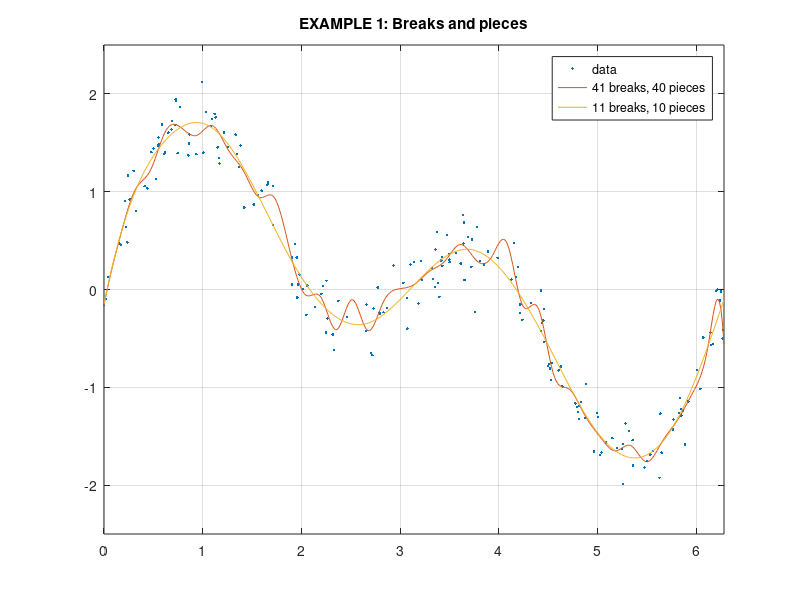

MATLAB code to generate this figure: (Note: this script raises an error after producing the figure.)
%%% SPLINEFIT EXAMPLES


%% EXAMPLE 1: Breaks and pieces

% Data (200 points)
x = 2*pi*rand(1,200);
y = sin(x) + sin(2*x) + 0.2*randn(size(x));

% Uniform breaks
breaks = linspace(0,2*pi,41); % 41 breaks, 40 pieces
pp1 = splinefit(x,y,breaks);

% Breaks interpolated from data
pp2 = splinefit(x,y,10);  % 11 breaks, 10 pieces

% Plot
figure(1)
xx = linspace(0,2*pi,400);
y1 = ppval(pp1,xx);
y2 = ppval(pp2,xx);
plot(x,y,'.',xx,[y1;y2])
axis([0,2*pi,-2.5,2.5]), grid on
legend('data','41 breaks, 40 pieces','11 breaks, 10 pieces')
title('EXAMPLE 1: Breaks and pieces')



%% EXAMPLE 2: Spline orders

% Data (200 points)
x = 2*pi*rand(1,200);
y = sin(x) + sin(2*x) + 0.1*randn(size(x));

% Splines
pp1 = splinefit(x,y,8,1);  % Piecewise constant
pp2 = splinefit(x,y,8,2);  % Piecewise linear
pp3 = splinefit(x,y,8,3);  % Piecewise quadratic
pp4 = splinefit(x,y,8,4);  % Piecewise cubic
pp5 = splinefit(x,y,8,5);  % Etc.

% Plot
figure(2)
xx = linspace(0,2*pi,400);
y1 = ppval(pp1,xx);
y2 = ppval(pp2,xx);
y3 = ppval(pp3,xx);
y4 = ppval(pp4,xx);
y5 = ppval(pp5,xx);
plot(x,y,'.',xx,[y1;y2;y3;y4;y5]), grid on
legend('data','order 1','order 2','order 3','order 4','order 5')
title('EXAMPLE 2: Spline orders')



%% EXAMPLE 3: Periodic boundary conditions

% Data (100 points)
x = 2*pi*[0,rand(1,98),1];
y = sin(x) - cos(2*x) + 0.2*randn(size(x));

% No constraints
pp1 = splinefit(x,y,10,5);
% Periodic boundaries
pp2 = splinefit(x,y,10,5,'p');

% Plot
figure(3)
xx = linspace(0,2*pi,400);
y1 = ppval(pp1,xx);
y2 = ppval(pp2,xx);
plot(x,y,'.',xx,[y1;y2]), grid on
legend('data','no constraints','periodic')
title('EXAMPLE 3: Periodic boundary conditions')

% Check boundary conditions
y0 = ppval(pp2,[0,2*pi]);             % y
y1 = ppval(ppdiff(pp2,1),[0,2*pi]);   % y'
y2 = ppval(ppdiff(pp2,2),[0,2*pi]);   % y''
y3 = ppval(ppdiff(pp2,3),[0,2*pi]);   % y'''
disp('Endpoint derivatives:')
disp([y0;y1;y2;y3])



%% EXAMPLE 4: Endpoint conditions

% Data (200 points)
x = 2*pi*rand(1,200);
y = sin(2*x) + 0.1*randn(size(x));

% Breaks
breaks = linspace(0,2*pi,10);

% Clamped endpoints, y = y' = 0
xc = [0,0,2*pi,2*pi];
cc = [eye(2),eye(2)];
con = struct('xc',xc,'cc',cc);
pp1 = splinefit(x,y,breaks,con);

% Hinged periodic endpoints, y = 0
con = struct('xc',0);
pp2 = splinefit(x,y,breaks,con,'p');

% Plot
figure(4)
xx = linspace(0,2*pi,400);
y1 = ppval(pp1,xx);
y2 = ppval(pp2,xx);
plot(x,y,'.',xx,[y1;y2]), grid on
legend('data','clamped','hinged periodic')
title('EXAMPLE 4: Endpoint conditions')



%% EXAMPLE 5: Airfoil data

% Truncated data
x = [0,1,2,4,8,16,24,40,56,72,80]/80;
y = [0,28,39,53,70,86,90,79,55,22,2]/1000;
xy = [x;y];

% Curve length parameter
ds = sqrt(diff(x).^2 + diff(y).^2);
s = [0, cumsum(ds)];

% Constraints at s = 0: (x,y) = (0,0), (dx/ds,dy/ds) = (0,1)
con = struct('xc',[0 0],'yc',[0 0; 0 1],'cc',eye(2));

% Fit a spline with 4 pieces
pp = splinefit(s,xy,4,con);

% Plot
figure(5)
ss = linspace(0,s(end),400);
xyfit = ppval(pp,ss);
xyb = ppval(pp,pp.breaks);
plot(x,y,'.',xyfit(1,:),xyfit(2,:),'r',xyb(1,:),xyb(2,:),'ro')
legend('data','spline','breaks')
grid on, axis equal
title('EXAMPLE 5: Airfoil data')



%% EXAMPLE 6: Robust fitting

% Data
x = linspace(0,2*pi,200);
y = sin(x) + sin(2*x) + 0.05*randn(size(x));

% Add outliers
x = [x, 2*pi*rand(1,50)];
y = [y, 0.5*randn(1,50)-1];

% Fit splines with hinged conditions
con = struct('xc',[0,2*pi]);
pp1 = splinefit(x,y,8,con);
pp2 = splinefit(x,y,8,con,'r'); % Robust

% Plot
figure(6)
xx = linspace(0,2*pi,400);
y1 = ppval(pp1,xx);
y2 = ppval(pp2,xx);
plot(x,y,'.',xx,[y1;y2]), grid on
legend('data with outliers','normal','robust')
title('EXAMPLE 6: Robust fitting')


